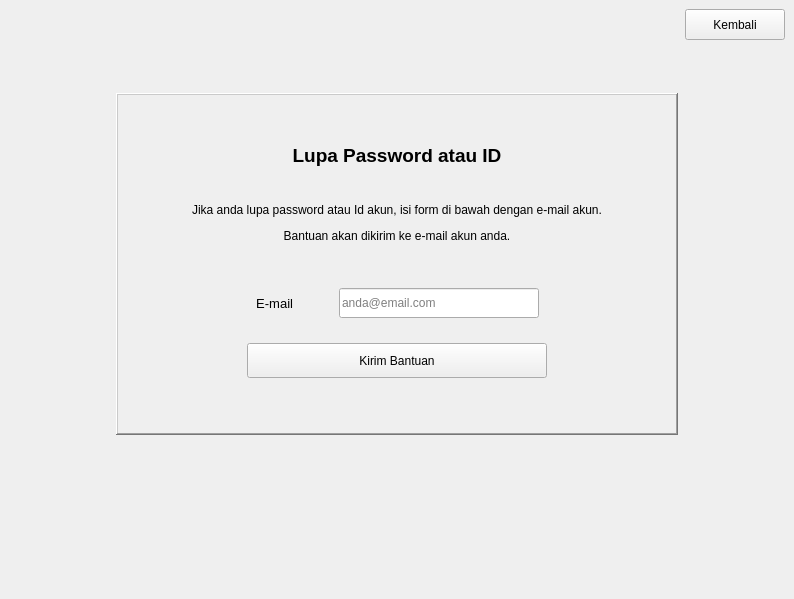
<?xml version="1.0" encoding="UTF-8"?>
<ui version="4.0">
 <class>MainWindow</class>
 <widget class="QMainWindow" name="MainWindow">
  <property name="geometry">
   <rect>
    <x>0</x>
    <y>0</y>
    <width>794</width>
    <height>599</height>
   </rect>
  </property>
  <property name="windowTitle">
   <string>MainWindow</string>
  </property>
  <widget class="QWidget" name="centralwidget">
   <layout class="QVBoxLayout" name="verticalLayout">
    <item>
     <widget class="QFrame" name="frame_2">
      <property name="maximumSize">
       <size>
        <width>16777215</width>
        <height>31</height>
       </size>
      </property>
      <property name="frameShape">
       <enum>QFrame::NoFrame</enum>
      </property>
      <property name="frameShadow">
       <enum>QFrame::Raised</enum>
      </property>
      <layout class="QHBoxLayout" name="horizontalLayout">
       <property name="spacing">
        <number>0</number>
       </property>
       <property name="leftMargin">
        <number>0</number>
       </property>
       <property name="topMargin">
        <number>0</number>
       </property>
       <property name="rightMargin">
        <number>0</number>
       </property>
       <property name="bottomMargin">
        <number>0</number>
       </property>
       <item>
        <spacer name="horizontalSpacer">
         <property name="orientation">
          <enum>Qt::Horizontal</enum>
         </property>
         <property name="sizeHint" stdset="0">
          <size>
           <width>40</width>
           <height>31</height>
          </size>
         </property>
        </spacer>
       </item>
       <item>
        <widget class="QPushButton" name="pbKembali">
         <property name="minimumSize">
          <size>
           <width>100</width>
           <height>30</height>
          </size>
         </property>
         <property name="maximumSize">
          <size>
           <width>16777215</width>
           <height>40</height>
          </size>
         </property>
         <property name="toolTip">
          <string>Kembali ke menu Login</string>
         </property>
         <property name="text">
          <string>Kembali</string>
         </property>
        </widget>
       </item>
      </layout>
     </widget>
    </item>
    <item>
     <spacer name="verticalSpacer_6">
      <property name="orientation">
       <enum>Qt::Vertical</enum>
      </property>
      <property name="sizeHint" stdset="0">
       <size>
        <width>20</width>
        <height>40</height>
       </size>
      </property>
     </spacer>
    </item>
    <item>
     <widget class="QFrame" name="frame">
      <property name="frameShape">
       <enum>QFrame::NoFrame</enum>
      </property>
      <property name="frameShadow">
       <enum>QFrame::Raised</enum>
      </property>
      <layout class="QHBoxLayout" name="horizontalLayout_3">
       <item>
        <spacer name="horizontalSpacer_3">
         <property name="orientation">
          <enum>Qt::Horizontal</enum>
         </property>
         <property name="sizeType">
          <enum>QSizePolicy::Expanding</enum>
         </property>
         <property name="sizeHint" stdset="0">
          <size>
           <width>150</width>
           <height>20</height>
          </size>
         </property>
        </spacer>
       </item>
       <item>
        <widget class="QFrame" name="frame_4">
         <property name="sizePolicy">
          <sizepolicy hsizetype="MinimumExpanding" vsizetype="MinimumExpanding">
           <horstretch>0</horstretch>
           <verstretch>0</verstretch>
          </sizepolicy>
         </property>
         <property name="frameShape">
          <enum>QFrame::WinPanel</enum>
         </property>
         <property name="frameShadow">
          <enum>QFrame::Raised</enum>
         </property>
         <property name="lineWidth">
          <number>1</number>
         </property>
         <property name="midLineWidth">
          <number>0</number>
         </property>
         <layout class="QVBoxLayout" name="verticalLayout_2">
          <property name="leftMargin">
           <number>20</number>
          </property>
          <property name="rightMargin">
           <number>20</number>
          </property>
          <item>
           <spacer name="verticalSpacer_4">
            <property name="orientation">
             <enum>Qt::Vertical</enum>
            </property>
            <property name="sizeType">
             <enum>QSizePolicy::Expanding</enum>
            </property>
            <property name="sizeHint" stdset="0">
             <size>
              <width>20</width>
              <height>40</height>
             </size>
            </property>
           </spacer>
          </item>
          <item>
           <widget class="QLabel" name="label_2">
            <property name="sizePolicy">
             <sizepolicy hsizetype="Expanding" vsizetype="Preferred">
              <horstretch>0</horstretch>
              <verstretch>0</verstretch>
             </sizepolicy>
            </property>
            <property name="font">
             <font>
              <pointsize>14</pointsize>
              <weight>75</weight>
              <bold>true</bold>
             </font>
            </property>
            <property name="text">
             <string>Lupa Password atau ID</string>
            </property>
            <property name="alignment">
             <set>Qt::AlignCenter</set>
            </property>
           </widget>
          </item>
          <item>
           <spacer name="verticalSpacer_5">
            <property name="orientation">
             <enum>Qt::Vertical</enum>
            </property>
            <property name="sizeType">
             <enum>QSizePolicy::Fixed</enum>
            </property>
            <property name="sizeHint" stdset="0">
             <size>
              <width>20</width>
              <height>30</height>
             </size>
            </property>
           </spacer>
          </item>
          <item>
           <widget class="QLabel" name="label_4">
            <property name="text">
             <string>&lt;html&gt;&lt;head/&gt;&lt;body&gt;&lt;p&gt;Jika anda lupa password atau Id akun, isi form di bawah dengan e-mail akun.&lt;/p&gt;&lt;p&gt;Bantuan akan dikirim ke e-mail akun anda.&lt;/p&gt;&lt;/body&gt;&lt;/html&gt;</string>
            </property>
            <property name="alignment">
             <set>Qt::AlignCenter</set>
            </property>
            <property name="wordWrap">
             <bool>true</bool>
            </property>
           </widget>
          </item>
          <item>
           <spacer name="verticalSpacer_3">
            <property name="orientation">
             <enum>Qt::Vertical</enum>
            </property>
            <property name="sizeType">
             <enum>QSizePolicy::Fixed</enum>
            </property>
            <property name="sizeHint" stdset="0">
             <size>
              <width>20</width>
              <height>30</height>
             </size>
            </property>
           </spacer>
          </item>
          <item>
           <widget class="QFrame" name="frame_5">
            <property name="frameShape">
             <enum>QFrame::NoFrame</enum>
            </property>
            <property name="frameShadow">
             <enum>QFrame::Raised</enum>
            </property>
            <layout class="QHBoxLayout" name="horizontalLayout_4">
             <property name="spacing">
              <number>6</number>
             </property>
             <property name="bottomMargin">
              <number>0</number>
             </property>
             <item>
              <spacer name="horizontalSpacer_5">
               <property name="orientation">
                <enum>Qt::Horizontal</enum>
               </property>
               <property name="sizeType">
                <enum>QSizePolicy::Expanding</enum>
               </property>
               <property name="sizeHint" stdset="0">
                <size>
                 <width>100</width>
                 <height>20</height>
                </size>
               </property>
              </spacer>
             </item>
             <item>
              <widget class="QLabel" name="label_3">
               <property name="minimumSize">
                <size>
                 <width>0</width>
                 <height>0</height>
                </size>
               </property>
               <property name="maximumSize">
                <size>
                 <width>70</width>
                 <height>16777215</height>
                </size>
               </property>
               <property name="font">
                <font>
                 <pointsize>10</pointsize>
                </font>
               </property>
               <property name="text">
                <string>E-mail</string>
               </property>
               <property name="scaledContents">
                <bool>true</bool>
               </property>
               <property name="alignment">
                <set>Qt::AlignRight|Qt::AlignTrailing|Qt::AlignVCenter</set>
               </property>
               <property name="wordWrap">
                <bool>false</bool>
               </property>
              </widget>
             </item>
             <item>
              <spacer name="horizontalSpacer_6">
               <property name="orientation">
                <enum>Qt::Horizontal</enum>
               </property>
               <property name="sizeType">
                <enum>QSizePolicy::Fixed</enum>
               </property>
               <property name="sizeHint" stdset="0">
                <size>
                 <width>40</width>
                 <height>20</height>
                </size>
               </property>
              </spacer>
             </item>
             <item>
              <widget class="QLineEdit" name="leEmail">
               <property name="minimumSize">
                <size>
                 <width>200</width>
                 <height>30</height>
                </size>
               </property>
               <property name="placeholderText">
                <string>anda@email.com</string>
               </property>
              </widget>
             </item>
             <item>
              <spacer name="horizontalSpacer_8">
               <property name="orientation">
                <enum>Qt::Horizontal</enum>
               </property>
               <property name="sizeType">
                <enum>QSizePolicy::Expanding</enum>
               </property>
               <property name="sizeHint" stdset="0">
                <size>
                 <width>100</width>
                 <height>20</height>
                </size>
               </property>
              </spacer>
             </item>
            </layout>
           </widget>
          </item>
          <item>
           <spacer name="verticalSpacer_2">
            <property name="orientation">
             <enum>Qt::Vertical</enum>
            </property>
            <property name="sizeType">
             <enum>QSizePolicy::Fixed</enum>
            </property>
            <property name="sizeHint" stdset="0">
             <size>
              <width>20</width>
              <height>10</height>
             </size>
            </property>
           </spacer>
          </item>
          <item>
           <widget class="QFrame" name="frame_6">
            <property name="maximumSize">
             <size>
              <width>16777215</width>
              <height>50</height>
             </size>
            </property>
            <property name="frameShape">
             <enum>QFrame::NoFrame</enum>
            </property>
            <property name="frameShadow">
             <enum>QFrame::Raised</enum>
            </property>
            <layout class="QHBoxLayout" name="horizontalLayout_5">
             <item>
              <spacer name="horizontalSpacer_7">
               <property name="orientation">
                <enum>Qt::Horizontal</enum>
               </property>
               <property name="sizeType">
                <enum>QSizePolicy::Expanding</enum>
               </property>
               <property name="sizeHint" stdset="0">
                <size>
                 <width>100</width>
                 <height>20</height>
                </size>
               </property>
              </spacer>
             </item>
             <item>
              <widget class="QPushButton" name="pbKirim">
               <property name="minimumSize">
                <size>
                 <width>300</width>
                 <height>35</height>
                </size>
               </property>
               <property name="maximumSize">
                <size>
                 <width>300</width>
                 <height>500</height>
                </size>
               </property>
               <property name="text">
                <string>Kirim Bantuan</string>
               </property>
               <property name="autoDefault">
                <bool>false</bool>
               </property>
               <property name="default">
                <bool>false</bool>
               </property>
              </widget>
             </item>
             <item>
              <spacer name="horizontalSpacer_9">
               <property name="orientation">
                <enum>Qt::Horizontal</enum>
               </property>
               <property name="sizeType">
                <enum>QSizePolicy::Expanding</enum>
               </property>
               <property name="sizeHint" stdset="0">
                <size>
                 <width>100</width>
                 <height>20</height>
                </size>
               </property>
              </spacer>
             </item>
            </layout>
           </widget>
          </item>
          <item>
           <spacer name="verticalSpacer">
            <property name="orientation">
             <enum>Qt::Vertical</enum>
            </property>
            <property name="sizeHint" stdset="0">
             <size>
              <width>20</width>
              <height>40</height>
             </size>
            </property>
           </spacer>
          </item>
         </layout>
        </widget>
       </item>
       <item>
        <spacer name="horizontalSpacer_4">
         <property name="orientation">
          <enum>Qt::Horizontal</enum>
         </property>
         <property name="sizeType">
          <enum>QSizePolicy::Expanding</enum>
         </property>
         <property name="sizeHint" stdset="0">
          <size>
           <width>150</width>
           <height>20</height>
          </size>
         </property>
        </spacer>
       </item>
      </layout>
     </widget>
    </item>
    <item>
     <spacer name="verticalSpacer_7">
      <property name="orientation">
       <enum>Qt::Vertical</enum>
      </property>
      <property name="sizeHint" stdset="0">
       <size>
        <width>20</width>
        <height>40</height>
       </size>
      </property>
     </spacer>
    </item>
    <item>
     <widget class="QFrame" name="frame_3">
      <property name="maximumSize">
       <size>
        <width>16777215</width>
        <height>105</height>
       </size>
      </property>
      <property name="frameShape">
       <enum>QFrame::NoFrame</enum>
      </property>
      <property name="frameShadow">
       <enum>QFrame::Raised</enum>
      </property>
      <layout class="QHBoxLayout" name="horizontalLayout_2">
       <property name="spacing">
        <number>1</number>
       </property>
       <property name="leftMargin">
        <number>1</number>
       </property>
       <property name="topMargin">
        <number>1</number>
       </property>
       <property name="rightMargin">
        <number>1</number>
       </property>
       <property name="bottomMargin">
        <number>1</number>
       </property>
       <item>
        <widget class="QLabel" name="lLogoUnikom">
         <property name="sizePolicy">
          <sizepolicy hsizetype="Fixed" vsizetype="Fixed">
           <horstretch>0</horstretch>
           <verstretch>0</verstretch>
          </sizepolicy>
         </property>
         <property name="minimumSize">
          <size>
           <width>100</width>
           <height>100</height>
          </size>
         </property>
         <property name="maximumSize">
          <size>
           <width>100</width>
           <height>100</height>
          </size>
         </property>
         <property name="frameShape">
          <enum>QFrame::NoFrame</enum>
         </property>
         <property name="text">
          <string/>
         </property>
         <property name="pixmap">
          <pixmap resource="resourcesGambar.qrc">:/logo/logo_unikom_kuning.png</pixmap>
         </property>
         <property name="scaledContents">
          <bool>true</bool>
         </property>
         <property name="alignment">
          <set>Qt::AlignCenter</set>
         </property>
         <property name="wordWrap">
          <bool>true</bool>
         </property>
        </widget>
       </item>
       <item>
        <spacer name="horizontalSpacer_2">
         <property name="orientation">
          <enum>Qt::Horizontal</enum>
         </property>
         <property name="sizeHint" stdset="0">
          <size>
           <width>666</width>
           <height>20</height>
          </size>
         </property>
        </spacer>
       </item>
      </layout>
     </widget>
    </item>
   </layout>
  </widget>
 </widget>
 <resources>
  <include location="resourcesGambar.qrc"/>
 </resources>
 <connections/>
</ui>
